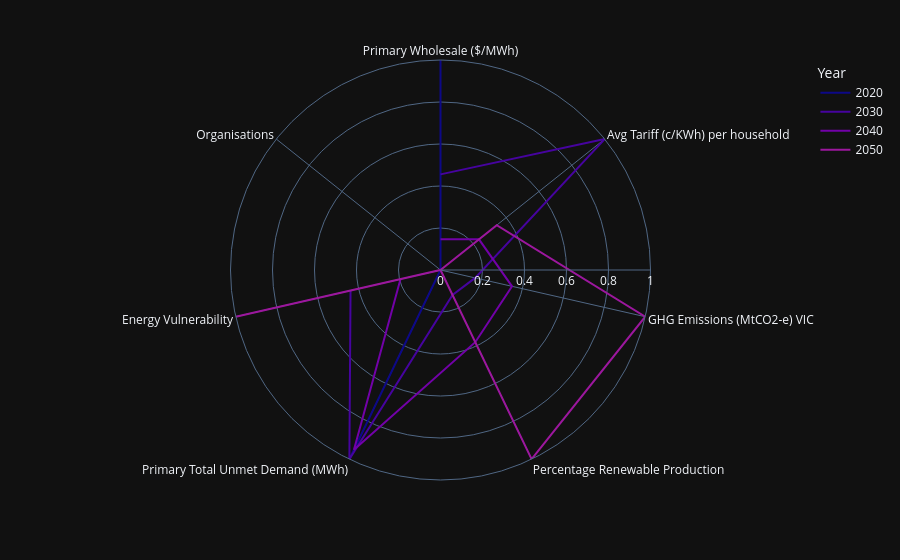

Write notebook code for a chart like this one.
### Code cell
import plotly.express as px
df = px.data.wind()
# fig = px.line_polar(df, r="frequency", theta="direction", color="strength", line_close=True,
#                     color_discrete_sequence=px.colors.sequential.Plasma,
#                     template="plotly_dark",)
fig = px.line_polar(dataDf, r="Value", theta="Dimension", color="Year", line_close=True,
                    color_discrete_sequence=px.colors.sequential.Plasma,
                    template="plotly_dark")
fig.show()

### Figure 1 — Plotly figure (JSON) as saved in the notebook; plotly's stock layout.template omitted (floating-point values rounded to 4 significant figures)
{"data": [{"hovertemplate": "Year=2020<br>Value=%{r}<br>Dimension=%{theta}<extra></extra>", "legendgroup": "2020", "line": {"color": "#0d0887", "dash": "solid"}, "marker": {"symbol": "circle"}, "mode": "lines", "name": "2020", "r": [1.0, 0.0, 0.0, 0.0, 0.995, 0.0, null, 1.0], "showlegend": true, "subplot": "polar", "theta": ["Primary Wholesale ($/MWh)", "Avg Tariff (c/KWh) per household", "GHG Emissions (MtCO2-e) VIC", "Percentage Renewable Production", "Primary Total Unmet Demand (MWh)", "Energy Vulnerability", "Organisations", "Primary Wholesale ($/MWh)"], "type": "scatterpolar"}, {"hovertemplate": "Year=2030<br>Value=%{r}<br>Dimension=%{theta}<extra></extra>", "legendgroup": "2030", "line": {"color": "#46039f", "dash": "solid"}, "marker": {"symbol": "circle"}, "mode": "lines", "name": "2030", "r": [0.4554, 1.0, 0.1693, 0.1319, 1.0, 0.4394, null, 0.4554], "showlegend": true, "subplot": "polar", "theta": ["Primary Wholesale ($/MWh)", "Avg Tariff (c/KWh) per household", "GHG Emissions (MtCO2-e) VIC", "Percentage Renewable Production", "Primary Total Unmet Demand (MWh)", "Energy Vulnerability", "Organisations", "Primary Wholesale ($/MWh)"], "type": "scatterpolar"}, {"hovertemplate": "Year=2040<br>Value=%{r}<br>Dimension=%{theta}<extra></extra>", "legendgroup": "2040", "line": {"color": "#7201a8", "dash": "solid"}, "marker": {"symbol": "circle"}, "mode": "lines", "name": "2040", "r": [0.147, 0.2344, 0.3494, 0.3816, 0.9497, 0.1956, null, 0.147], "showlegend": true, "subplot": "polar", "theta": ["Primary Wholesale ($/MWh)", "Avg Tariff (c/KWh) per household", "GHG Emissions (MtCO2-e) VIC", "Percentage Renewable Production", "Primary Total Unmet Demand (MWh)", "Energy Vulnerability", "Organisations", "Primary Wholesale ($/MWh)"], "type": "scatterpolar"}, {"hovertemplate": "Year=2050<br>Value=%{r}<br>Dimension=%{theta}<extra></extra>", "legendgroup": "2050", "line": {"color": "#9c179e", "dash": "solid"}, "marker": {"symbol": "circle"}, "mode": "lines", "name": "2050", "r": [0.0, 0.3426, 1.0, 1.0, 0.0, 1.0, null, 0.0], "showlegend": true, "subplot": "polar", "theta": ["Primary Wholesale ($/MWh)", "Avg Tariff (c/KWh) per household", "GHG Emissions (MtCO2-e) VIC", "Percentage Renewable Production", "Primary Total Unmet Demand (MWh)", "Energy Vulnerability", "Organisations", "Primary Wholesale ($/MWh)"], "type": "scatterpolar"}], "layout": {"legend": {"title": {"text": "Year"}, "tracegroupgap": 0}, "margin": {"t": 60}, "polar": {"angularaxis": {"direction": "clockwise", "rotation": 90}, "domain": {"x": [0.0, 1.0], "y": [0.0, 1.0]}}}}
